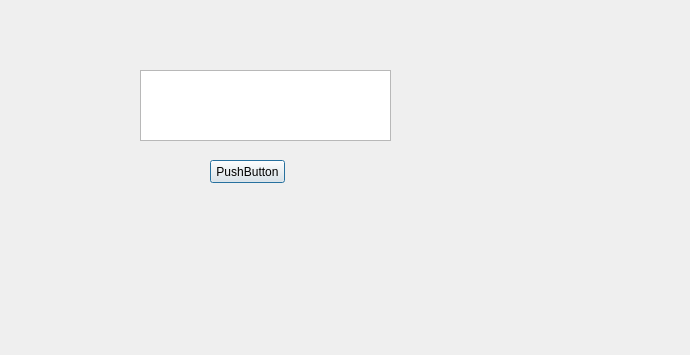
<?xml version="1.0" encoding="UTF-8"?>
<ui version="4.0">
 <class>MyDialog</class>
 <widget class="QDialog" name="MyDialog">
  <property name="geometry">
   <rect>
    <x>0</x>
    <y>0</y>
    <width>690</width>
    <height>355</height>
   </rect>
  </property>
  <property name="windowTitle">
   <string>Dialog</string>
  </property>
  <widget class="QPlainTextEdit" name="plainTextEdit">
   <property name="geometry">
    <rect>
     <x>140</x>
     <y>70</y>
     <width>251</width>
     <height>71</height>
    </rect>
   </property>
  </widget>
  <widget class="QPushButton" name="pushButton">
   <property name="geometry">
    <rect>
     <x>210</x>
     <y>160</y>
     <width>75</width>
     <height>23</height>
    </rect>
   </property>
   <property name="text">
    <string>PushButton</string>
   </property>
  </widget>
 </widget>
 <resources/>
 <connections/>
</ui>
